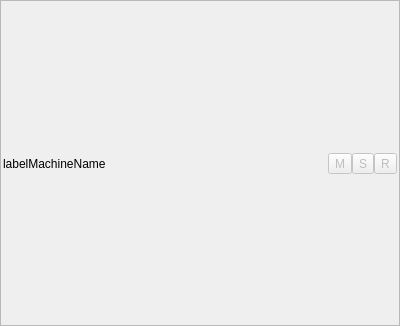
<?xml version="1.0" encoding="UTF-8"?>
<ui version="4.0">
 <class>SequenceTrackHeader</class>
 <widget class="QWidget" name="SequenceTrackHeader">
  <property name="geometry">
   <rect>
    <x>0</x>
    <y>0</y>
    <width>400</width>
    <height>326</height>
   </rect>
  </property>
  <property name="windowTitle">
   <string>Form</string>
  </property>
  <layout class="QVBoxLayout" name="verticalLayout">
   <property name="spacing">
    <number>0</number>
   </property>
   <property name="margin">
    <number>0</number>
   </property>
   <item>
    <widget class="QFrame" name="frame">
     <property name="frameShape">
      <enum>QFrame::StyledPanel</enum>
     </property>
     <property name="frameShadow">
      <enum>QFrame::Plain</enum>
     </property>
     <layout class="QGridLayout" name="gridLayout_2">
      <property name="margin">
       <number>2</number>
      </property>
      <property name="spacing">
       <number>0</number>
      </property>
      <item row="0" column="0">
       <spacer name="verticalSpacer_2">
        <property name="orientation">
         <enum>Qt::Vertical</enum>
        </property>
        <property name="sizeHint" stdset="0">
         <size>
          <width>20</width>
          <height>40</height>
         </size>
        </property>
       </spacer>
      </item>
      <item row="1" column="0">
       <widget class="QLabel" name="labelMachineName">
        <property name="text">
         <string notr="true">labelMachineName</string>
        </property>
       </widget>
      </item>
      <item row="1" column="1">
       <widget class="QToolButton" name="btnMute">
        <property name="enabled">
         <bool>false</bool>
        </property>
        <property name="toolTip">
         <string>Mute</string>
        </property>
        <property name="text">
         <string>M</string>
        </property>
        <property name="checkable">
         <bool>true</bool>
        </property>
       </widget>
      </item>
      <item row="1" column="2">
       <widget class="QToolButton" name="btnSolo">
        <property name="enabled">
         <bool>false</bool>
        </property>
        <property name="toolTip">
         <string>Solo</string>
        </property>
        <property name="text">
         <string>S</string>
        </property>
        <property name="checkable">
         <bool>true</bool>
        </property>
       </widget>
      </item>
      <item row="1" column="3">
       <widget class="QToolButton" name="btnRecord">
        <property name="enabled">
         <bool>false</bool>
        </property>
        <property name="toolTip">
         <string>Arm for recording</string>
        </property>
        <property name="text">
         <string>R</string>
        </property>
        <property name="checkable">
         <bool>true</bool>
        </property>
       </widget>
      </item>
      <item row="2" column="0">
       <spacer name="verticalSpacer">
        <property name="orientation">
         <enum>Qt::Vertical</enum>
        </property>
        <property name="sizeHint" stdset="0">
         <size>
          <width>20</width>
          <height>40</height>
         </size>
        </property>
       </spacer>
      </item>
     </layout>
    </widget>
   </item>
  </layout>
 </widget>
 <resources/>
 <connections/>
</ui>
